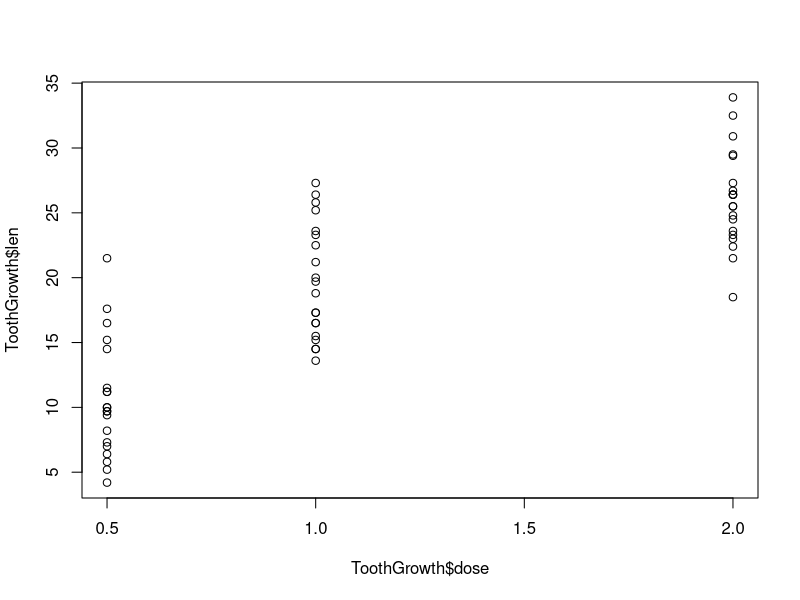
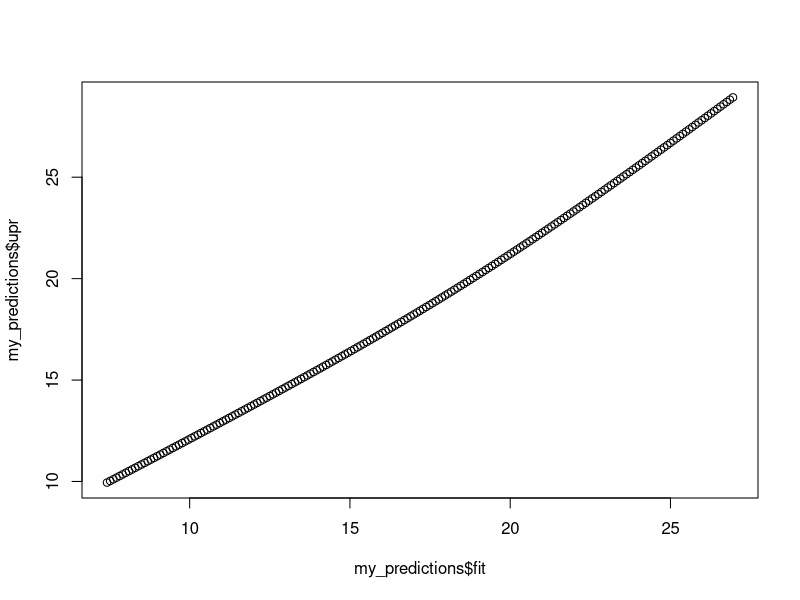
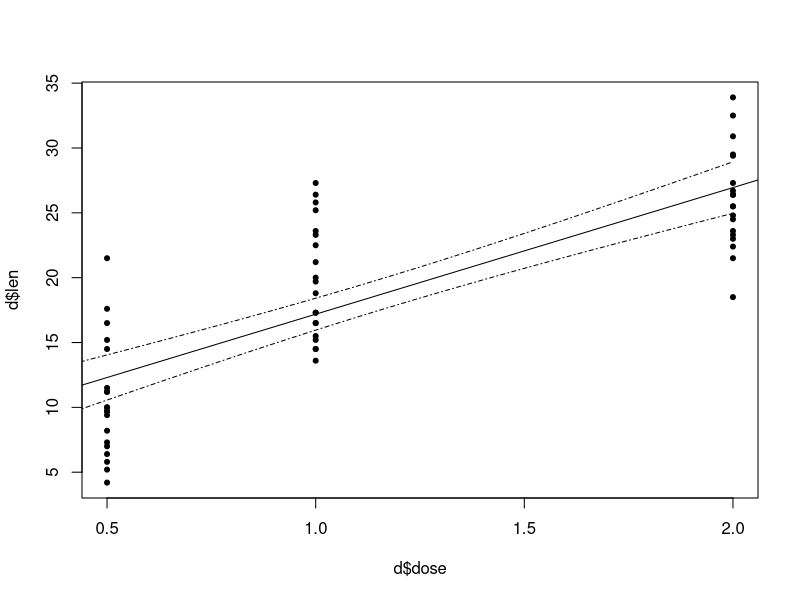
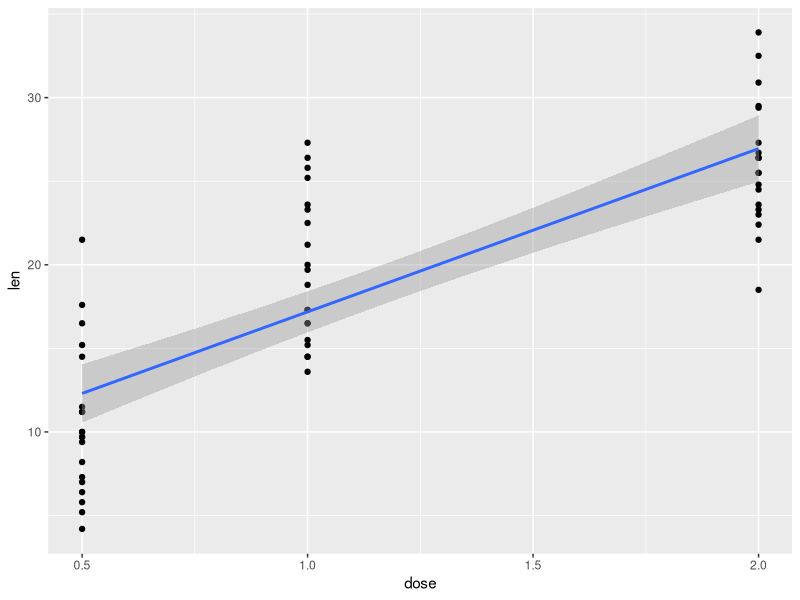

The R source for these figures, in order:
###################################
###################################
########                   ########
########   Data Science 1  ########
########       Lab 7       ######## 
########   5th Dec. 2023   ########
########                   ########
###################################
###################################


# Lets load up the dataset 'ToothGrowth', which shows the result
# of an experiment looking at the effect of vitamin C on tooth growth
# in guinea pigs


data('ToothGrowth')
?ToothGrowth
d <- ToothGrowth


# 1.1
# Plot the tooth growth against the dose of vitamin C given
plot(ToothGrowth$dose, ToothGrowth$len)

# 1.2 Run a linear regression exploring the association between vitamin C
# and tooth growth in Guinea pigs.
pig_dataset <- lm(len ~ dose, data= d)
#pig_dataset <- lm(data = d, len ~ dose)
summary(pig_dataset)
# 1.3 Which variable did you use as your outcome variable? Why?

#the outcome variable is length of the toothgrowth because we are measuring the impact of dosage
#of vitamin c on the length of toothgrowth, our outcome variable. 


# 1.4 Interpret the estimates for the intercept and the slope of the regression line

#the intercept of the regression line is the length of tooth at 7.4mm, if zero vitamin c is admnistered
#the slope of the regression line is the increae in a unit of y for for every increase in x.
#the slope is estimated as 9.8m, for every additional unit of vitamin c given to the pig, they grow
#an additional 9.8m growth is achieved

# 1.5 Extract the 96 % confidence intervals for the slope and the intercepts and interpret them

confint(pig_dataset, level=0.96)

# 1.6 Interpret the p-values of the slope and intercept estimates. 

#we are 96% confidence that the intercept will be within the value of 4.7mm and 10.1 mm.
#and that we are 96% confidence that the true effect of giving 1mg dose of vitamin c is between 7.7 to 11.7 additional growth in the tooth

#the proability of seeing a slope as steep as the observed (as extreme as 9.78), if the true slope is 10^(-14)
#we therefore reject the null hypothesis, and the research provides significant evidence that vitamin c affects
#tooth growth as the hypothesis stated

# 1.7 What is the connection between the confidence intervals and the p-values? 

#The confidence interval is the estimated range of a parameter for the observed values,
#while the p value check the significance and strength of the estimate.

#the relationship between the confidence interval and p value is that the 
 #IF an X% confidence interval doesn't contain 0, then the p-value for that estimate will be significant at the (1-X)% level.
  #E.G if a 97% CI doesnt contain 0, the p-value will be smaller than 0.03 

# 1.8 Using the function predict() calculate the estimate and confidence interval for the predicted rate of tooth growth when the prescribed dose is 1.2mg/day

new_data <- data.frame(dose = 1.2)
new_data
predict(pig_dataset, new_data, interval="confidence", level= 0.95)

#calculating the actual predicted value ourselves we can do that using the value of the
#intercept + the slope multiply by the predicted dose rate

#a + bx = 
7.4225 + 9.7636*1.2

# 1.9 Now get the confidence intervals for all possible values of the dosage between 0 and 2 mg/day, spaced out 0.01 mg/day from each other

a_new_data <- data.frame(dose = seq(0,2, 0.01))
a_new_data
my_predictions <- as.data.frame(predict(pig_dataset, a_new_data, interval="confidence", level= 0.95))
my_predictions
# 1.10 plot the predicted values, upper, and lower confidence intervals as lines on the data

plot(my_predictions$fit, my_predictions$upr)
library(ggplot2)
ggplot

plot(d$dose,d$len, pch=20)
abline(pig_dataset)

lines(a_new_data$dose, my_predictions$upr, lty='dotdash')
lines(a_new_data$dose, my_predictions$lwr, lty='dotdash')

# 1.11 Compare this to using geom_smooth(method=lm) using ggplot2
ggplot(d, aes(dose, len))+
geom_point()+
geom_smooth(method='lm')


#####################
####    Loops    ####
#####################

# Loops are algorithms that repeat a procedure over and over until they are instructed to stop.
# There are two main kinds:
# FOR loops iterate over a predetermined set (vector, list, etc)
fruits <- c('apple','banana', 'pineapple','mango','orange')
for(i in fruits){
  print(paste('My favourite fruit is',i,sep=': '))
}


useless_function <- function(n){
  for (i in 1:n){
    print(paste0(i,'. This number is: ', c('even','odd')[i%%2 +1]))
  }
}
useless_function(7)

### 2.1 
data(iris)

# Write a for loop that iterates over the column names of the iris dataset and print each together with the number of characters in the column name in parenthesis. Example output: Sepal.Length (12). To get the number of characters use the function nchar().
for (i in colnames(iris)){
  print(paste0(i, ' (', nchar(i),')'))
}


# Next, WHILE loops continue to loop until the boolean statment in the defining parentheses, e.g.
set.seed(123)
x <- 0
while(x<100){
  print(x)
  x <- x+sample(1:20,1)
}

### 2.2 How many numbers do you need in the sequence 1*2*3*4*5*... before the product exceeds 10 million?
# Use a while loop to get the answer
i <- 1
x <- 1
while (x<10000000){
  print(i)
  print(x)
  i <- i+1
  x <- x*i
}

i <- 1
while (factorial(i)<10000000){
  print(i)
  print(factorial(i))
  i <- i+1
}


